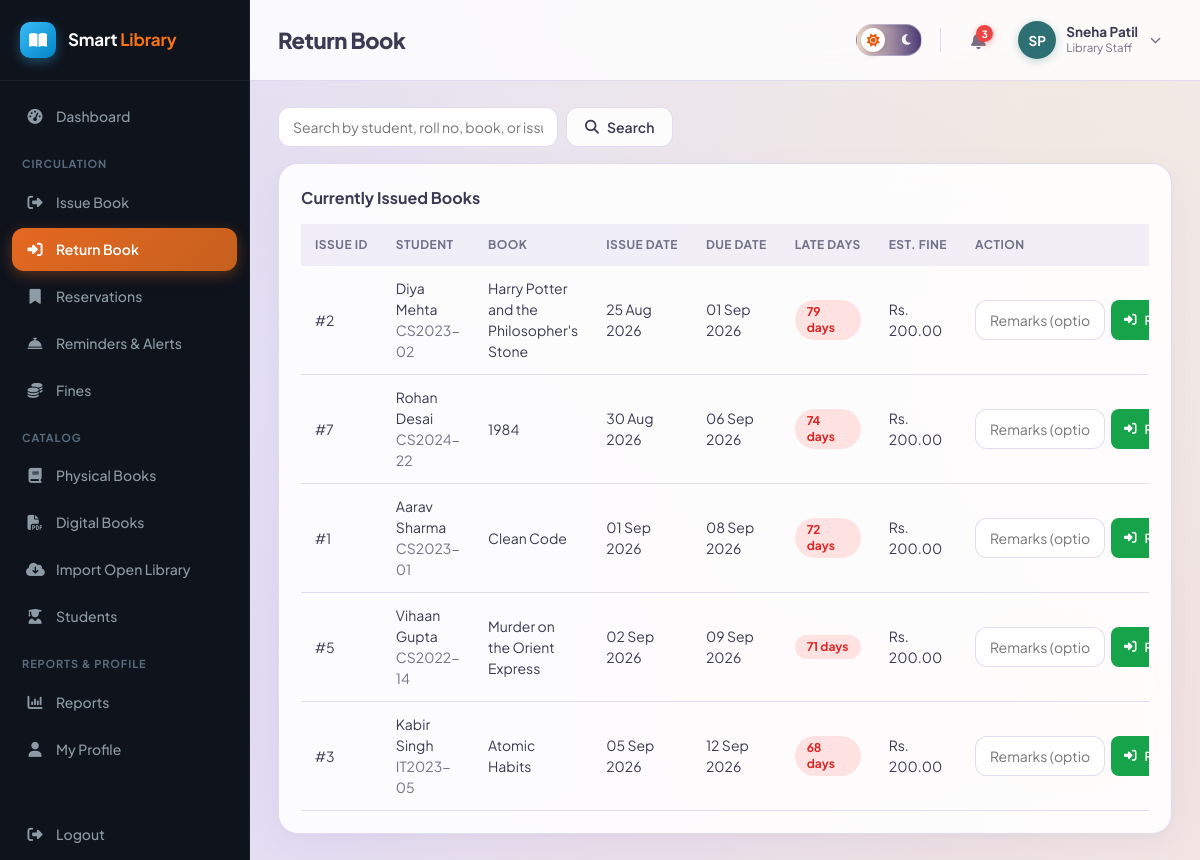
The page /librarian/return-book.php (signed in) on the database its author committed.
### tables this page shows
CREATE TABLE book_issues (
    id INT AUTO_INCREMENT PRIMARY KEY,
    student_id INT NOT NULL,
    book_id INT NOT NULL,
    issued_by INT DEFAULT NULL,           
    issue_date DATE NOT NULL,
    due_date DATE NOT NULL,
    return_date DATE DEFAULT NULL,
    status ENUM('issued','returned','overdue','lost') NOT NULL DEFAULT 'issued',
    created_at TIMESTAMP DEFAULT CURRENT_TIMESTAMP,
    FOREIGN KEY (student_id) REFERENCES students(id) ON DELETE CASCADE,
    FOREIGN KEY (book_id) REFERENCES books(id) ON DELETE CASCADE,
    FOREIGN KEY (issued_by) REFERENCES users(id) ON DELETE SET NULL
);

CREATE TABLE users (
    id INT AUTO_INCREMENT PRIMARY KEY,
    name VARCHAR(120) NOT NULL,
    email VARCHAR(150) NOT NULL UNIQUE,
    password VARCHAR(255) NOT NULL,
    role ENUM('admin','librarian','student') NOT NULL,
    phone VARCHAR(20) DEFAULT NULL,
    photo VARCHAR(255) DEFAULT NULL,
    status ENUM('active','inactive') NOT NULL DEFAULT 'active',
    reset_token VARCHAR(255) DEFAULT NULL,
    reset_expires DATETIME DEFAULT NULL,
    created_at TIMESTAMP DEFAULT CURRENT_TIMESTAMP,
    updated_at TIMESTAMP DEFAULT CURRENT_TIMESTAMP ON UPDATE CURRENT_TIMESTAMP
);

CREATE TABLE students (
    id INT AUTO_INCREMENT PRIMARY KEY,
    user_id INT NOT NULL,
    roll_number VARCHAR(40) NOT NULL UNIQUE,
    course VARCHAR(100) DEFAULT NULL,
    department VARCHAR(100) DEFAULT NULL,
    year VARCHAR(20) DEFAULT NULL,
    division VARCHAR(20) DEFAULT NULL,
    address VARCHAR(255) DEFAULT NULL,
    registration_date DATE NOT NULL,
    max_books INT NOT NULL DEFAULT 3,
    created_at TIMESTAMP DEFAULT CURRENT_TIMESTAMP,
    updated_at TIMESTAMP DEFAULT CURRENT_TIMESTAMP ON UPDATE CURRENT_TIMESTAMP,
    FOREIGN KEY (user_id) REFERENCES users(id) ON DELETE CASCADE
);

CREATE TABLE books (
    id INT AUTO_INCREMENT PRIMARY KEY,
    isbn VARCHAR(30) NOT NULL UNIQUE,
    title VARCHAR(200) NOT NULL,
    author_id INT DEFAULT NULL,
    category_id INT DEFAULT NULL,
    publisher_id INT DEFAULT NULL,
    publication_year YEAR DEFAULT NULL,
    edition VARCHAR(30) DEFAULT NULL,
    language VARCHAR(40) DEFAULT 'English',
    pages INT DEFAULT NULL,
    price DECIMAL(10,2) DEFAULT 0.00,
    shelf_number VARCHAR(30) DEFAULT NULL,
    total_copies INT NOT NULL DEFAULT 1,
    available_copies INT NOT NULL DEFAULT 1,
    description TEXT DEFAULT NULL,
    image VARCHAR(255) DEFAULT NULL,
    status ENUM('active','inactive') NOT NULL DEFAULT 'active',
    created_at TIMESTAMP DEFAULT CURRENT_TIMESTAMP,
    updated_at TIMESTAMP DEFAULT CURRENT_TIMESTAMP ON UPDATE CURRENT_TIMESTAMP,
    FOREIGN KEY (author_id) REFERENCES authors(id) ON DELETE SET NULL,
    FOREIGN KEY (category_id) REFERENCES categories(id) ON DELETE SET NULL,
    FOREIGN KEY (publisher_id) REFERENCES publishers(id) ON DELETE SET NULL,
    INDEX idx_title (title),
    INDEX idx_isbn (isbn)
);

### includes/functions.php (called while the page is built, shortened)
<?php
function e($value) {
    return htmlspecialchars($value ?? '', ENT_QUOTES, 'UTF-8');
}
function getSettings($pdo) {
    static $settings = null;
    if ($settings === null) {
        $stmt = $pdo->query("SELECT * FROM library_settings LIMIT 1");
        $settings = $stmt->fetch() ?: [
            'borrow_period_days' => 7, 'fine_per_day' => 5, 'max_fine' => 200,
            'grace_period_days' => 0, 'max_books_per_student' => 3, 'reservation_valid_days' => 3,
            'library_name' => 'Smart Library',
        ];
    }
    return $settings;
}
function calculateFine($lateDays, $settings) {
    $grace = (int)($settings['grace_period_days'] ?? 0);
    $billableDays = max(0, $lateDays - $grace);
    $fine = $billableDays * (float)$settings['fine_per_day'];
    $max = (float)$settings['max_fine'];
    return $max > 0 ? min($fine, $max) : $fine;
}
function fmtDate($date) {
    return date('d M Y', strtotime($date));
}

### librarian/return-book.php (the view, shortened to what this page needs)
<?php
require_once __DIR__ . '/../config/database.php';
require_once __DIR__ . '/../includes/functions.php';
require_once __DIR__ . '/../includes/auth-check.php';
$settings = getSettings($pdo);
$search = trim($_GET['q'] ?? '');
$where = "WHERE bi.status IN ('issued','overdue')";
$params = [];
$stmt = $pdo->prepare("
    SELECT bi.*, b.title, s.roll_number, u.name student_name,
        DATEDIFF(CURDATE(), bi.due_date) late_days
    FROM book_issues bi
    JOIN books b ON b.id = bi.book_id
    JOIN students s ON s.id = bi.student_id
    JOIN users u ON u.id = s.user_id
    $where ORDER BY bi.due_date ASC");
$stmt->execute($params);
$activeIssues = $stmt->fetchAll();
include __DIR__ . '/../includes/header.php';
?>
<div class="table-toolbar">
    <form method="GET" class="flex gap-2">
        <input type="text" name="q" class="form-control" style="width:280px;" placeholder="Search by student, roll no, book, or issue ID..." value="<?= e($search) ?>">
        <button class="btn btn-outline" type="submit"><i class="fa-solid fa-magnifying-glass"></i> Search</button>
    </form>
</div>
<div class="card">
    <h3>Currently Issued Books</h3>
    <?php if (!$activeIssues): ?>
        <div class="empty-state"><i class="fa-solid fa-circle-check"></i>No matching active issues found.</div>
    <?php else: ?>
    <div class="table-wrap">
        <table class="data-table">
            <thead><tr><th>Issue ID</th><th>Student</th><th>Book</th><th>Issue Date</th><th>Due Date</th><th>Late Days</th><th>Est. Fine</th><th>Action</th></tr></thead>
            <tbody>
            <?php foreach ($activeIssues as $r):
                $late = max(0, (int)$r['late_days']);
                $estFine = calculateFine($late, $settings);
            ?>
                <tr>
                    <td>#<?= $r['id'] ?></td>
                    <td><?= e($r['student_name']) ?><br><span class="text-muted"><?= e($r['roll_number']) ?></span></td>
                    <td><?= e($r['title']) ?></td>
                    <td><?= fmtDate($r['issue_date']) ?></td>
                    <td><?= fmtDate($r['due_date']) ?></td>
                    <td><?= $late > 0 ? '<span class="badge badge-red">' . $late . ' days</span>' : '<span class="badge badge-green">On time</span>' ?></td>
                    <td><?= $estFine > 0 ? 'Rs. ' . number_format($estFine, 2) : '—' ?></td>
                    <td>
                        <form method="POST" style="display:flex; gap:6px;">
                            <input type="text" name="remarks" class="form-control btn-sm" placeholder="Remarks (optional)" style="width:130px;">
                            <button class="btn btn-sm btn-success" type="submit"><i class="fa-solid fa-right-to-bracket"></i> Return</button>
                        </form>
                    </td>
                </tr>
            <?php endforeach; ?>
            </tbody>
        </table>
    </div>
    <?php endif; ?>
</div>
<?php include __DIR__ . '/../includes/footer.php'; ?>

### assets/css/style.css (style rules this page uses)
:root { --primary: #6A5ACD; --primary-dark: #5A3B8C; --primary-mid: #8B7CC7; --primary-light: rgba(201, 194, 227, 0.4); --lavender: #C9C2E3; --accent-orange: #C6601F; --accent-orange-hover: #d96b27; --accent-teal: #2E6F73; --accent-teal-light: rgba(46, 111, 115, 0.16); --accent-sand: #EADCC8; --accent-sand-light: rgba(234, 220, 200, 0.5); --success: #16a34a; --success-light: #dcfce7; --warning: #ca8a04; --warning-light: #fef9c3; --danger: #dc2626; --danger-light: #fee2e2; --text: #3A3A52; --text-muted: #717188; --bg: #F7F5FC; --white: #ffffff; --card-bg: rgba(255, 255, 255, 0.88); --card-border: rgba(201, 194, 227, 0.55); --border: rgba(201, 194, 227, 0.55); --gray-light: #f6f5fb; --gray: #88889d; --sidebar-w: 250px; --radius: 20px; --pill-radius: 999px; --shadow: 0 10px 30px rgba(123, 109, 216, 0.07), 0 2px 8px rgba(46, 43, 43, 0.03); }
* { box-sizing: border-box; }
body { margin: 0; font-family: 'Plus Jakarta Sans', system-ui, -apple-system, BlinkMacSystemFont, Roboto, sans-serif; background-color: var(--bg); background-image: radial-gradient(at 10% 15%, rgba(201, 194, 227, 0.45) 0px, transparent 60%), radial-gradient(at 88% 12%, rgba(234, 220, 200, 0.5) 0px, transparent 60%), radial-gradient(at 90% 85%, rgba(198, 96, 31, 0.14) 0px, transparent 65%), radial-gradient(at 15% 85%, rgba(121, 106, 220, 0.18) 0px, transparent 65%); background-attachment: fixed; color: var(--text); font-size: 15px; line-height: 1.5; -webkit-font-smoothing: antialiased; }
.card { background: var(--card-bg); border: 1px solid var(--card-border); border-radius: var(--radius); box-shadow: var(--shadow); padding: 22px; backdrop-filter: blur(14px); -webkit-backdrop-filter: blur(14px); transition: transform 0.2s ease, box-shadow 0.2s ease; }
.card h3 { margin: 0 0 14px; font-size: 16px; font-weight: 700; color: var(--text); }
.btn { display: inline-flex; align-items: center; gap: 8px; padding: 9px 18px; border-radius: 12px; border: 1px solid transparent; font-size: 14px; font-weight: 600; cursor: pointer; text-decoration: none; font-family: inherit; transition: all 0.18s ease; }
.btn-outline { background: var(--card-bg); border-color: var(--border); color: var(--text); }
.btn-success { background: var(--success); color: #fff; }
.btn-sm { padding: 6px 12px; font-size: 12.5px; border-radius: 8px; }
.form-control { width: 100%; padding: 10px 14px; border: 1px solid var(--border); border-radius: 12px; font-size: 14px; background: var(--white); color: var(--text); font-family: inherit; transition: border-color 0.15s ease, box-shadow 0.15s ease; }
.table-wrap { overflow-x: auto; }
table.data-table { width: 100%; border-collapse: collapse; font-size: 14px; }
.data-table th { text-align: left; padding: 12px 14px; background: rgba(201, 194, 227, 0.25); font-weight: 700; font-size: 12px; text-transform: uppercase; letter-spacing: 0.04em; color: var(--text-muted); white-space: nowrap; }
.data-table td { padding: 12px 14px; border-bottom: 1px solid var(--border); vertical-align: middle; }
.table-toolbar { display: flex; justify-content: space-between; align-items: center; margin-bottom: 16px; gap: 12px; flex-wrap: wrap; }
.badge { padding: 4px 12px; border-radius: 999px; font-size: 12px; font-weight: 700; display: inline-block; line-height: 1.3; }
.badge-red { background: var(--danger-light); color: var(--danger); }
.text-muted { color: var(--text-muted); }
.flex { display: flex; }
.gap-2 { gap: 8px; }

### rows shown on the page
book_issues: id "2", users.name "Diya Mehta", student.roll_number "CS2023-02", book.title "Harry Potter and the Philosopher's Stone", issue_date "25 Aug 2026", due_date "01 Sep 2026", late "79", estFine "200.00"
book_issues: id "7", users.name "Rohan Desai", student.roll_number "CS2024-22", book.title "1984", issue_date "30 Aug 2026", due_date "06 Sep 2026", late "74", estFine "200.00"
book_issues: id "1", users.name "Aarav Sharma", student.roll_number "CS2023-01", book.title "Clean Code", issue_date "01 Sep 2026", due_date "08 Sep 2026", late "72", estFine "200.00"
book_issues: id "5", users.name "Vihaan Gupta", student.roll_number "CS2022-14", book.title "Murder on the Orient Express", issue_date "02 Sep 2026", due_date "09 Sep 2026", late "71", estFine "200.00"
book_issues: id "3", users.name "Kabir Singh", student.roll_number "IT2023-05", book.title "Atomic Habits", issue_date "05 Sep 2026", due_date "12 Sep 2026", late "68", estFine "200.00"

### other values the page prints
$label "Dashboard"
$item['_section'] "CIRCULATION"
$label "Issue Book"
$label "Return Book"
$label "Reservations"
$label "Reminders & Alerts"
$label "Fines"
$item['_section'] "CATALOG"
$label "Physical Books"
$label "Digital Books"
$label "Import Open Library"
$label "Students"
$item['_section'] "REPORTS & PROFILE"
$label "Reports"
$label "My Profile"
